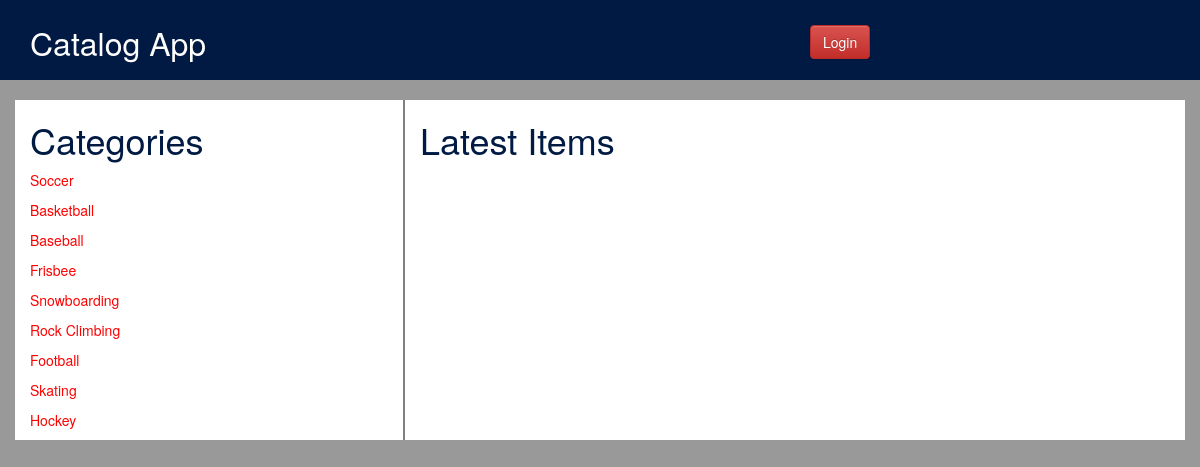
The app's page /, older data.
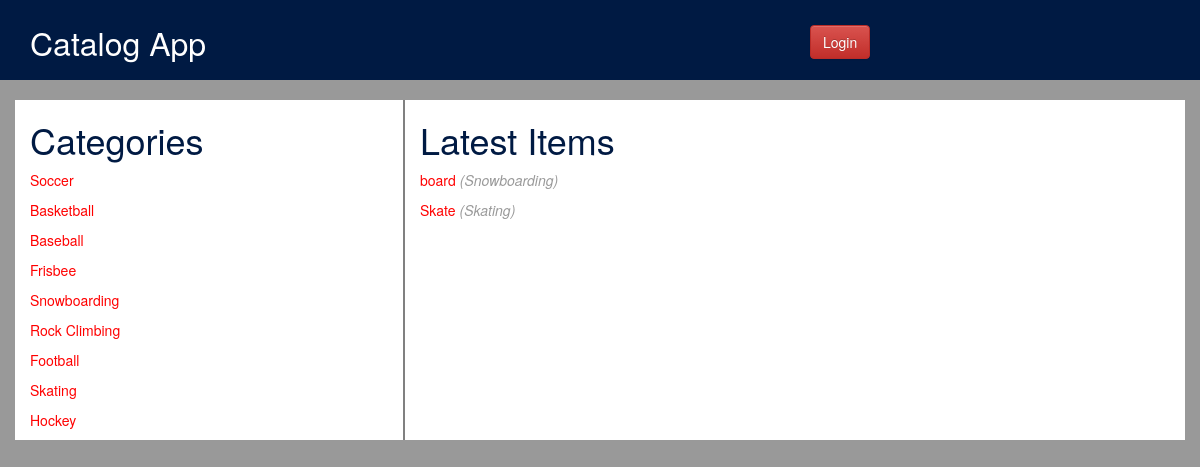
The same page, newer data.
### database_setup.py (models this page shows, shortened)
class Category(Base):
    __tablename__ = 'category'
    id = Column(Integer, primary_key=True)
    name = Column(String(250), nullable=False)

class Item(Base):
    __tablename__ = 'item'
    id = Column(Integer, primary_key=True)
    name = Column(String(250), nullable=False)
    description = Column(Text, nullable=True)
    category_id = Column(Integer, ForeignKey('category.id'))
    category = relationship(Category)
    user_id = Column(Integer, ForeignKey('user.id'))
    user = relationship(User)
    created_date = Column(DateTime, default=datetime.datetime.now)

### application.py (the view)
@app.route('/')
def showLatest():
    categories = session.query(Category).all()
    items = session.query(Item).order_by(Item.created_date).slice(0, 10)
    if 'username' not in login_session:
        return render_template('publicindex.html', categories=categories, items=items)
    else:
        return render_template('loggedindex.html', categories=categories, items=items)

### templates/publicindex.html (shortened to what this page needs)
{% extends "main.html" %}
{% block content %}
<div class="container items">
    <div class="row">
        <div class="col-xs-4 cat_list">
            <h1 class="pages_h1">Categories</h1>
            {% for category in categories %}
                <p><a href="{{ url_for('showItems', category_id=category.id) }}">{{ category.name }}</a></p>
            {% endfor %}
        </div>
        <div class="col-xs-8">
            <h1 class="pages_h1">Latest Items</h1>
            {% for item in items %}
                <p><a href="{{ url_for('showItem', category_name=item.category.name, item_id=item.id) }}">{{ item.name }}</a>&nbsp;<span class="category">({{ item.category.name }})</span></p>
            {% endfor %}
        </div>
    </div>
</div>
{% endblock %}

### templates/main.html (shortened to what this page needs)
<!DOCTYPE html>
<html>
<head lang="en">
    <link href="{{ url_for('static', filename='css/bootstrap.min.css') }}" rel="stylesheet" type="text/css">
    <link href="{{ url_for('static', filename='css/bootstrap-theme.min.css') }}" rel="stylesheet" type="text/css">
    <link href="{{ url_for('static', filename='css/style.css') }}" rel="stylesheet" type="text/css">
</head>
<body>
    <div class="container" id="headerline">
        <div class="row login"></div>
        <div class="container">
            <div class="row">
                <div class="col-xs-8">
                    <h1 class="main_h1">Catalog App</h1>
                </div>
                <div class="col-xs-4" >
                    {% if 'username' not in session %}
                        <a href="{{ url_for('showLogin') }}" class="btn btn-danger">Login</a>
                    {% else %}
                        <a href="{{ url_for('disconnect') }}" class="btn btn-danger">Logout</a>
                    {% endif %}
                </div>
            </div>
        </div>
        <div class="row login"></div>
    </div>
    <div class="container">
        <div class="row" style="height: 20px"></div>
    </div>
    {% block content %}
    {% endblock %}
</body>
</html>

### static/css/style.css (style rules this page uses)
body { background-color: #999999; }
.items { background-color: #ffffff; }
#headerline { background-color: #001a43; height: 80px; width: 100%; }
.login { height: 25px; }
.main_h1 { color: #ffffff; font-size: 32px; margin-top: 0px; }
.pages_h1 { color: #001a43; }
.category { color: #999999; font-style: italic; }
a { color: red; }
.cat_list { border-right: 2px solid; border-color: grey; }

Row changes from the older to the newer data that the page shows:
added Item: name "board", category.name "Snowboarding"
added Item: name "Skate", category.name "Skating"
